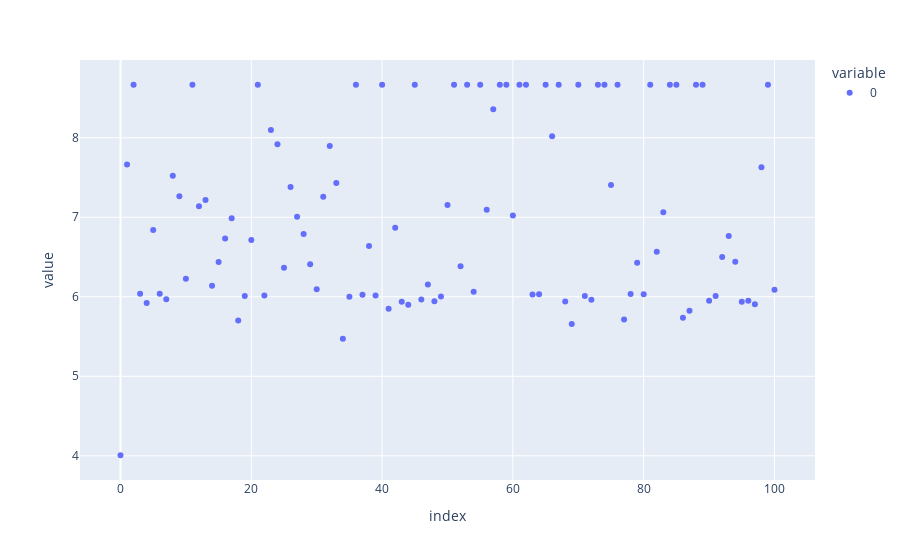

Notebook cell for this chart:
### Code cell
px.scatter(c_arr)

### Figure 1 — Plotly figure (JSON) as saved in the notebook; plotly's stock layout.template omitted (floating-point values rounded to 4 significant figures)
{"data": [{"hovertemplate": "variable=0<br>index=%{x}<br>value=%{y}<extra></extra>", "legendgroup": "0", "marker": {"color": "#636efa", "symbol": "circle"}, "mode": "markers", "name": "0", "orientation": "v", "showlegend": true, "type": "scatter", "x": [0, 1, 2, 3, 4, 5, 6, 7, 8, 9, 10, 11, 12, 13, 14, 15, 16, 17, 18, 19, 20, 21, 22, 23, 24, 25, 26, 27, 28, 29, 30, 31, 32, 33, 34, 35, 36, 37, 38, 39, 40, 41, 42, 43, 44, 45, 46, 47, 48, 49, 50, 51, 52, 53, 54, 55, 56, 57, 58, 59, 60, 61, 62, 63, 64, 65, 66, 67, 68, 69, 70, 71, 72, 73, 74, 75, 76, 77, 78, 79, 80, 81, 82, 83, 84, 85, 86, 87, 88, 89, 90, 91, 92, 93, 94, 95, 96, 97, 98, 99, 100], "xaxis": "x", "y": [4.007, 7.665, 8.667, 6.038, 5.92, 6.84, 6.038, 5.968, 7.522, 7.265, 6.228, 8.667, 7.139, 7.218, 6.14, 6.439, 6.734, 6.988, 5.701, 6.011, 6.715, 8.667, 6.018, 8.098, 7.917, 6.365, 7.379, 7.008, 6.79, 6.408, 6.093, 7.257, 7.897, 7.432, 5.471, 6.0, 8.667, 6.024, 6.638, 6.015, 8.667, 5.85, 6.869, 5.938, 5.901, 8.667, 5.964, 6.156, 5.942, 6.004, 7.155, 8.667, 6.383, 8.667, 6.064, 8.667, 7.096, 8.359, 8.667, 8.667, 7.023, 8.667, 8.667, 6.03, 6.033, 8.667, 8.019, 8.667, 5.939, 5.657, 8.667, 6.009, 5.962, 8.667, 8.667, 7.406, 8.667, 5.714, 6.036, 6.429, 6.033, 8.667, 6.565, 7.063, 8.667, 8.667, 5.736, 5.823, 8.667, 8.667, 5.95, 6.008, 6.499, 6.766, 6.44, 5.938, 5.952, 5.905, 7.629, 8.667, 6.088], "yaxis": "y"}], "layout": {"autosize": true, "legend": {"title": {"text": "variable"}, "tracegroupgap": 0}, "margin": {"t": 60}, "xaxis": {"anchor": "y", "autorange": true, "domain": [0, 1], "range": [-5.915, 105.9], "title": {"text": "index"}, "type": "linear"}, "yaxis": {"anchor": "x", "autorange": true, "domain": [0, 1], "range": [3.646, 9.027], "title": {"text": "value"}, "type": "linear"}}}
